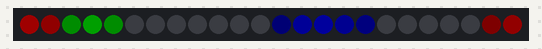
Recording of a sketch running on a simulated Arduino Uno, built with avr-gcc and run on an emulated ATmega328P. Parts: 24 RGB LEDs in strip order, left to right. Dim RGB values are drawn brighter than linear; random numbers use the default seed unless the sketch sets one.

Above: at 41.48 s.
At 46.7 s:
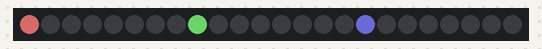
At 97.31 s:
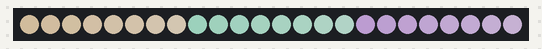
At 99.22 s:
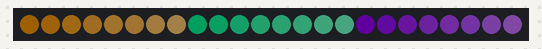
At 117.95 s:
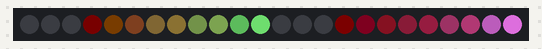
At 129.31 s:
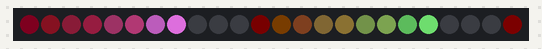

The sketch:

neopixel_ring_20150127a.ino
```cpp
#include <Adafruit_NeoPixel.h>

#define PIN 6
#define NPIXELS 24

// Parameter 1 = number of pixels in strip
// Parameter 2 = Arduino pin number (most are valid)
// Parameter 3 = pixel type flags, add together as needed:
//   NEO_KHZ800  800 KHz bitstream (most NeoPixel products w/WS2812 LEDs)
//   NEO_KHZ400  400 KHz (classic 'v1' (not v2) FLORA pixels, WS2811 drivers)
//   NEO_GRB     Pixels are wired for GRB bitstream (most NeoPixel products)
//   NEO_RGB     Pixels are wired for RGB bitstream (v1 FLORA pixels, not v2)
// Pixels are initialized to 0 (off).
Adafruit_NeoPixel strip = Adafruit_NeoPixel(NPIXELS, PIN, NEO_GRB + NEO_KHZ800);

// Target doesn't use a real pin, and you shouldn't call begin or show on it;
// instead it supports moveToTarget.
Adafruit_NeoPixel target = Adafruit_NeoPixel(NPIXELS, 1, NEO_GRB + NEO_KHZ800);

void setup() {
  strip.begin();
  strip.show(); // Initialize all pixels to 'off'

  // If analog input pin 0 is unconnected, random analog
  // noise will cause the call to randomSeed() to generate
  // different seed numbers each time the sketch runs.
  // randomSeed() will then shuffle the random function.
  randomSeed(analogRead(0));

  while (!strip.canShow());  // Don't start loop until pixels initialized.
  delay(1000);  // Wait one second
}

void loop() {
  colorChase();
  fadeToZero();
  theaterChase(strip.Color(0, 0, 64), 50); // Blue
  fadeToZero();

  fadingChase2();
  fadeToZero();
  theaterChase(strip.Color(64, 0, 0), 50); // Red
  fadeToZero();

  fadingChase();
  fadeToZero();
  theaterChase(strip.Color(0, 64, 0), 50); // Green
  fadeToZero();
}

void drawFade10(int pixel, uint8_t r, uint8_t g, uint8_t b) {
  // We assume here that np is greater than 10, which is the
  // number of pixel values we set. We also assume that np*2
  // is less than the max positive integer.
  const int np = strip.numPixels();
  if (pixel < 0) {
    pixel = np;
  } else {
    pixel = (pixel % np) + np;
  }
#ifdef PIXEL
#undef PIXEL
#endif
#define PIXEL ((pixel--) % np)
  strip.setPixelColor(PIXEL, r, g, b);
  r >>= 1;
  g >>= 1;
  b >>= 1;
  strip.setPixelColor(PIXEL, r, g, b);
  r -= r >> 2;
  g >>= 1;
  b >>= 1;
  strip.setPixelColor(PIXEL, r, g, b);
  r >>= 1;
  g >>= 1;
  b >>= 1;
  strip.setPixelColor(PIXEL, r, g, b);
  r -= r >> 2;
  g >>= 1;
  b >>= 1;
  strip.setPixelColor(PIXEL, r, g, b);
  r >>= 1;
  g >>= 1;
  b >>= 1;
  strip.setPixelColor(PIXEL, r, g, b);
  r -= r >> 2;
  g >>= 1;
  b >>= 1;
  strip.setPixelColor(PIXEL, r, g, b);
  r >>= 1;
  g >>= 1;
  b >>= 1;
  strip.setPixelColor(PIXEL, r, g, b);
  r -= r >> 2;
  g >>= 1;
  b >>= 1;
  strip.setPixelColor(PIXEL, r, g, b);
  strip.setPixelColor(PIXEL, 0, 0, 0);
#undef PIXEL
}

void fadingChase() {
  int np = strip.numPixels();
  int np2 = np / 2;
  int waitFor = 50;
  while (waitFor > 0) {
    for (int i = 0; i < np; i++) {
      drawFade10(i, 150, 75, 150);
      drawFade10(i + np2, 75, 150, 75);
      strip.show();
      delay(waitFor);
    }
    waitFor--;
  }
}

// Returns true if have faded to black (off);
// false returned if any intensity is non-zero.
bool integerFade(uint8_t reduce) {
  bool allAreZero = true;
  int np = strip.numPixels();
  uint8_t* ptr = strip.getPixels();
  uint8_t* end = ptr + (3 * np);
  while (ptr < end) {
    uint8_t c = *ptr;
    if (c <= reduce) {
      *ptr = 0;
    } else {
      *ptr = c - reduce;
      allAreZero = false;
    }
    ptr++;
  }
  return allAreZero;
}

void fadeToZero() {
  bool allAreZero = false;
  while (!allAreZero) {
    allAreZero = integerFade(1);
    strip.show();
    delay(20);
  }
}

void setMinimumPixelColor(uint16_t n, uint8_t r, uint8_t g, uint8_t b) {
  uint32_t c = strip.getPixelColor(n);
  uint8_t r0 = (c >> 16) & 0xff;
  uint8_t g0 = (c >> 8) & 0xff;
  uint8_t b0 = c & 0xff;
  strip.setPixelColor(n, max(r0, r), max(g0, g), max(b0, b));
}

void fadingChase2() {
  const int np = strip.numPixels();
//  int np2 = np / 2;
//  int waitFor = 50;
  int i = 0;
  int j = np/3;
  int k = (np * 2) / 3;
  unsigned long time = millis();
  unsigned long lastTime = time;
  unsigned long step = 100;  // milliseconds between updates
  unsigned long nextStepTime = time + step;
  unsigned long nextSpeedTime = time + 10 * step;

  while (step > 0) {
    while (!strip.canShow());
    while (time == lastTime) {
      time = millis();
    }
    lastTime = time;
    integerFade(1);

    // Is it time to advance the bright pixels?
    if (time >= nextStepTime || time <= 10) {
      i = (i + 1) % np;
      j = (j + 1) % np;
      k = (k + 1) % np;
      nextStepTime += step;
      if (time >= nextSpeedTime) {
        step--;
        nextSpeedTime += step * 10;
      }
    }

    setMinimumPixelColor(i, 128, 64, 64);
    setMinimumPixelColor(j, 64, 128, 64);
    setMinimumPixelColor(k, 64, 64, 128);

    strip.show();
  }
}

// Encapsulates a triangle function:
//      positions 0 to a have intensity 'lo'.
//      positions a to b have intensities linearly varying between 'lo' and 'hi'.
//      positions b to c have intensities linearly varying between 'hi' and 'lo'.
//      positions c to d (maximum position) have intensity lo.
// Constraints: lo < hi, a < b < c < d.
class Triangle {
 public:
  Triangle(uint16_t a, uint16_t b, uint16_t c, uint16_t d, uint8_t lo, uint8_t hi)
      : a_(a), b_(b), c_(c), d_(d - d % NPIXELS), step_(d_ / NPIXELS),
        lo_(lo), hi_(hi), hi_lo_(hi - lo) {}

  uint8_t intensity(unsigned long time, uint16_t pixel, bool forwards) {
    if (!forwards) {
      pixel = NPIXELS - pixel;
    }
    uint16_t pos = (uint32_t(pixel) * step_ + time) % d_;
    return valueAtPosition(pos);
  }

 private:
  uint8_t valueAtPosition(uint16_t pos) {
    if (pos <= a_ || pos >= c_) {
      return lo_;
    }
    uint32_t offset;
    uint32_t range;
    if (pos <= b_) {
      offset = pos - a_;
      range = b_ - a_;
    } else {
      offset = c_ - pos;
      range = c_ - b_;
    }

    // Floating point version:
    // return     int(float(offset) / float(range) * (hi - lo) + lo)
    // ==         int(float(offset * (hi - lo)) / float(range) + lo)
    // Should look in graphic gems, or similar, for ideas on fast integer math.

    uint32_t numerator = offset * hi_lo_;
    uint32_t quotientX256 = (numerator << 8) / range;
    uint32_t quotient = quotientX256 >> 8;
    if (quotient < hi_lo_ && quotientX256 & 0x80) {
      // Round up.
      quotient++;
    }
    return quotient + lo_;
  }

  const uint16_t a_, b_, c_, d_, step_;
  const uint8_t lo_, hi_, hi_lo_;
};

Triangle red_tri(0, 1000, 2500, 10000, 0, 50);
Triangle green_tri(0, 400, 1000, 5000, 0, 50);
Triangle blue_tri(0, 2500, 4000, 15000, 0, 50);

void colorChase() {
  unsigned long time = millis();
  const unsigned long end = time + 40L * 1000L;
  unsigned long last_time = 0;

  bool redForward = random(0, 2) == 0;
  bool greenForward = random(0, 2) == 0;
  bool blueForward = random(0, 2) == 0;

  while (true) {
    time = millis();
    if (time > end) return;
    if (time != last_time) {
      last_time = time;
      for (uint16_t pixel = 0; pixel < NPIXELS; ++pixel) {
        int r = red_tri.intensity(time, pixel, redForward);
        int g = green_tri.intensity(time, pixel, greenForward);
        int b = blue_tri.intensity(time, pixel, blueForward);
        target.setPixelColor(pixel, r, g, b);
      }
    }
    moveToTarget();
    strip.show();
    if (10 == random(0, 3000)) {
      redForward = random(0, 2) == 0;
      greenForward = random(0, 2) == 0;
      blueForward = random(0, 2) == 0;
    }
  }
}

// Adjust the values in strip towards the values in target.
// Return true IFF there is no difference.
bool moveToTarget() {
  bool no_diff = true;
  uint8_t* in_ptr = target.getPixels();
  uint8_t* in_end = in_ptr + (3 * NPIXELS);
  uint8_t* out_ptr = strip.getPixels();
  while (in_ptr < in_end) {
    uint8_t in = *in_ptr;
    uint8_t out = *out_ptr;
    if (in != out) {
      no_diff = false;
      if (in < out) {
        *out_ptr = out - 1;
      } else {
        *out_ptr = out + 1;
      }
    }
    in_ptr++;
    out_ptr++;
  }
  return no_diff;
}

//Theatre-style crawling lights.
void theaterChase(uint32_t c, uint8_t wait) {
  for (int j=0; j<30; j++) {  //do 30 cycles of chasing
    for (int q=0; q < 3; q++) {
      for (int i=0; i < strip.numPixels(); i=i+3) {
        strip.setPixelColor(i+q, c);    //turn every third pixel on
      }
      strip.show();

      delay(wait);

      for (int i=0; i < strip.numPixels(); i=i+3) {
        strip.setPixelColor(i+q, 0);        //turn every third pixel off
      }
    }
  }
}
```

Measured:
- what the display in image 1 shows lasts 50.5 s, from 46.7 s to 97.2 s
